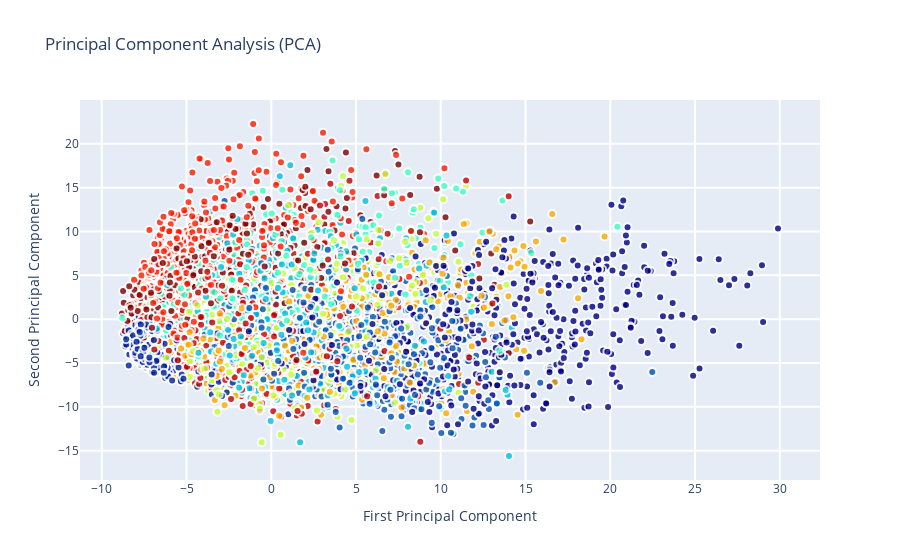

Write notebook code for a chart like this one.
### Markdown cell above
#### Visualize the PCA

### Code cell
trace0 = go.Scatter(
    x = X_5d[:,0],
    y = X_5d[:,1],
#     name = Target,
#     hoveron = Target,
    mode = 'markers',
    text = Target,
    showlegend = False,
    marker = dict(
        size = 8,
        color = Target,
        colorscale ='Jet',
        showscale = False,
        line = dict(
            width = 2,
            color = 'rgb(255, 255, 255)'
        ),
        opacity = 0.8
    )
)
data = [trace0]

layout = go.Layout(
    title= 'Principal Component Analysis (PCA)',
    hovermode= 'closest',
    xaxis= dict(
         title= 'First Principal Component',
        ticklen= 5,
        zeroline= False,
        gridwidth= 2,
    ),
    yaxis=dict(
        title= 'Second Principal Component',
        ticklen= 5,
        gridwidth= 2,
    ),
    showlegend= True
)


fig = dict(data=data, layout=layout)
py.iplot(fig, filename='styled-scatter')

### Figure 1 — Plotly figure (JSON) as saved in the notebook; plotly's stock layout.template omitted (floating-point values rounded to 4 significant figures; data arrays with more than 128 entries replaced by an {"elided": "..."} marker saying what was removed)
{"data": [{"marker": {"color": {"elided": "6000 int values"}, "colorscale": [[0, "rgb(0,0,131)"], [0.2, "rgb(0,60,170)"], [0.4, "rgb(5,255,255)"], [0.6, "rgb(255,255,0)"], [0.8, "rgb(250,0,0)"], [1, "rgb(128,0,0)"]], "line": {"color": "rgb(255, 255, 255)", "width": 2}, "opacity": 0.8, "showscale": false, "size": 8}, "mode": "markers", "showlegend": false, "text": {"elided": "6000 int values"}, "type": "scatter", "x": {"elided": "6000 float values"}, "y": {"elided": "6000 float values"}}], "layout": {"hovermode": "closest", "showlegend": true, "title": {"text": "Principal Component Analysis (PCA)"}, "xaxis": {"gridwidth": 2, "ticklen": 5, "title": {"text": "First Principal Component"}, "zeroline": false}, "yaxis": {"gridwidth": 2, "ticklen": 5, "title": {"text": "Second Principal Component"}}}}
